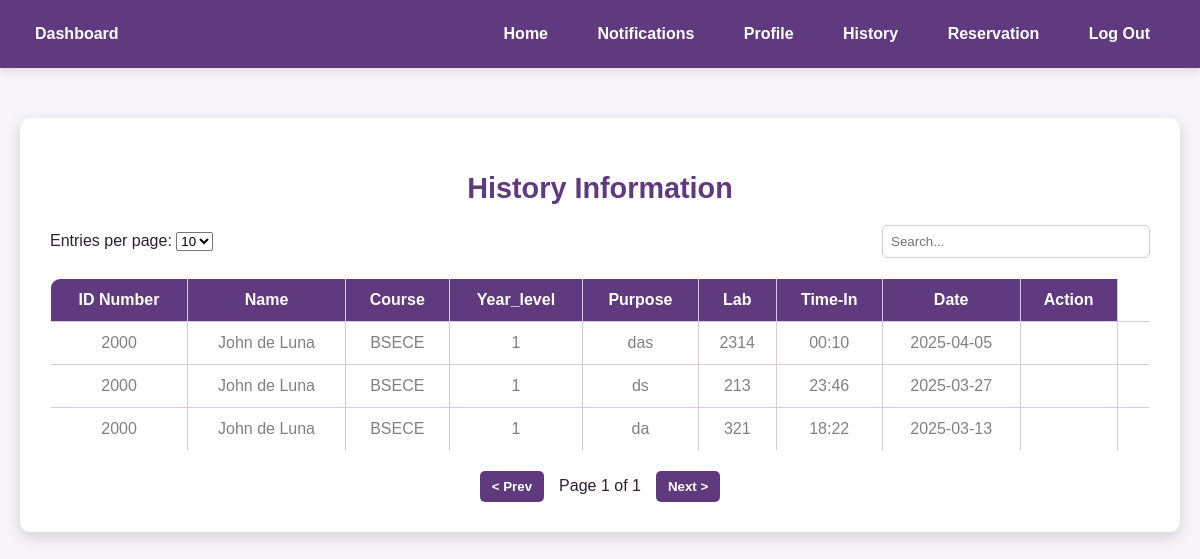
Page /student_history (signed in) on the committed database.
### tables this page shows
CREATE TABLE reservations (
    idno INT,
    student_name VARCHAR(255),
    course VARCHAR(100),
    year_level VARCHAR(50),
    purpose VARCHAR(255),
    lab VARCHAR(100),
    time_in VARCHAR(50),
    date DATE
, remaining_sessions INTEGER DEFAULT 30, status TEXT, time_out TIME, staff_remarks TEXT, sessions);

### app.py (the view)
@app.route("/student_history")
def student_history():
    if "user" not in session:
        flash("Please log in first.", "warning")
        return redirect("/student_login")
    student = dbhelper.get_student_by_username(session["user"])
    if not student:
        flash("User not found!", "danger")
        return redirect("/student_dashboard")
    idno = student.get("idno")
    page = request.args.get("page", 1, type=int)
    per_page = 10  # Set items per page
    offset = (page - 1) * per_page
    reservations = dbhelper.get_student_reservations_paginated(idno, per_page, offset)
    total_reservations = dbhelper.count_student_reservations(idno)
    total_pages = (total_reservations + per_page - 1) // per_page
    return render_template(
        "student_history_reservation.html",
        reservations=reservations,
        page=page,
        total_pages=total_pages
    )

### app.py (called while the page is built)
@app.after_request
def disable_cache(response):
    response.headers['Cache-Control'] = 'no-store, no-cache, must-revalidate, post-check=0, pre-check=0'
    response.headers['Pragma'] = 'no-cache'
    response.headers['Expires'] = '0'
    return response

### dbhelper.py (called while the page is built)
def getprocess(sql: str, params: tuple = ()) -> list:
    db = connect(database)
    cursor: object = db.cursor()
    cursor.row_factory = Row
    cursor.execute(sql, params)
    data: list = cursor.fetchall()
    db.close()
    return [dict(row) for row in data]

def get_student_by_username(username: str) -> dict:
    sql = """SELECT idno, lastname, firstname, middlename, course, year_level,
                    email_address, username, password, profile_picture, sessions
             FROM users WHERE username = ?"""
    student_list = getprocess(sql, (username,))
    if student_list:
        student = student_list[0]
        student["profile_picture"] = student.get("profile_picture") or "profile_picture.png"
        return student
    return None

def get_student_reservations_paginated(idno: int, per_page: int, offset: int) -> list:
    sql = """SELECT idno, student_name, course, year_level, purpose, lab, time_in, date
             FROM reservations
             WHERE idno = ?
             ORDER BY date DESC
             LIMIT ? OFFSET ?"""
    return getprocess(sql, (idno, per_page, offset))

def count_student_reservations(idno: int) -> int:
    sql = "SELECT COUNT(*) AS total FROM reservations WHERE idno = ?"
    result = getprocess(sql, (idno,))
    if result:
        return result[0]["total"] if isinstance(result[0], dict) else result[0][0]
    return 0

### templates/student_history_reservation.html (shortened to what this page needs)
<!DOCTYPE html>
<html lang="en">
<head>
</head>
<body>
    <nav class="navbar">
        <a class="nav-link" href="{{ url_for('student_dashboard') }}">Dashboard</a>
        <div class="nav-items">
            <a class="nav-link" href="{{ url_for('student_dashboard') }}">Home</a>
            <a class="nav-link" href="#">Notifications</a>
            <a class="nav-link" href="{{ url_for('edit_profile') }}">Profile</a>
            <a class="nav-link" href="{{ url_for('student_history') }}">History</a>
            <a class="nav-link" href="{{ url_for('student_reservation') }}">Reservation</a>
            <a class="nav-link" href="{{ url_for('logout') }}">Log Out</a>
        </div>
    </nav>
    <div class="container">
        <h2>History Information</h2>
        <div class="table-controls">
            <div>
                <label>Entries per page:</label>
                <select>
                    <option>10</option>
                </select>
            </div>
            <input type="text" placeholder="Search..." class="search-bar">
        </div>
        <table>
            <thead>
                <tr>
                    <th style="text-align: center;">ID Number</th>
                    <th style="text-align: center;">Name</th>
                    <th style="text-align: center;">Course</th>
                    <th style="text-align: center;">Year_level </th>
                    <th style="text-align: center;">Purpose </th>
                    <th style="text-align: center;">Lab</th>
                    <th style="text-align: center;">Time-In</th>
                    <th style="text-align: center;">Date</th>
                    <th style="text-align: center;">Action</th>
                </tr>
            </thead>
            <tbody>
                {% if reservations %}
                    {% for res in reservations %}
                    <tr>
                        <td style="text-align: center; color: gray;">{{ res.idno }}</td>
                        <td style="text-align: center; color: gray;">{{ res.student_name }}</td>
                        <td style="text-align: center; color: gray;">{{ res.course }}</td>
                        <td style="text-align: center; color: gray;">{{ res.year_level }}</td>
                        <td style="text-align: center; color: gray;">{{ res.purpose }}</td>
                        <td style="text-align: center; color: gray;">{{ res.lab }}</td>
                        <td style="text-align: center; color: gray;">{{ res.time_in }}</td>
                        <td style="text-align: center; color: gray;">{{ res.date }}</td>
                        <td style="text-align: center; color: gray;">{{ res.remaining_sessions }}</td>
                        <td style="text-align: center;" class="
                            {{ 'accepted' if res.status == 'Accepted' else
                            'rejected' if res.status == 'Rejected' else
                            'pending' }}">
                        </td>
                    </tr>
                    {% endfor %}
                {% else %}
                    <tr>
                        <td colspan="9" style="text-align: center; color: gray;">No data available</td>
                    </tr>
                {% endif %}
            </tbody>
        </table>
        <div class="pagination">
            <button class="pagination-btn prev" onclick="changePage(-1)">&lt; Prev</button>
            <span id="page-info">Page 1</span>
            <button class="pagination-btn next" onclick="changePage(1)">Next &gt;</button>
        </div>
    </div>
</body>
</html>

### templates/student_history_reservation.html (style rules this page uses)
body { font-family: 'Poppins', sans-serif; margin: 0; padding: 0; background-color: #F8F5FA; color: #2E1F33; }
.navbar { background-color: #603A7E; padding: 15px 20px; display: flex; justify-content: space-between; align-items: center; box-shadow: 0 4px 8px rgba(0, 0, 0, 0.1); }
.navbar .nav-link { color: white; font-weight: 600; margin-right: 15px; text-decoration: none; font-size: 1rem; padding: 10px 15px; border-radius: 5px; transition: background 0.3s; }
.container { max-width: 1100px; margin: 50px auto; background: white; padding: 30px; border-radius: 10px; box-shadow: 0 5px 15px rgba(0, 0, 0, 0.15); }
h2 { color: #603A7E; text-align: center; font-size: 1.8rem; margin-bottom: 20px; }
.table-controls { display: flex; justify-content: space-between; align-items: center; margin-bottom: 20px; }
.search-bar { padding: 8px; border: 1px solid #D6C9E1; border-radius: 5px; width: 250px; }
table { width: 100%; border-collapse: collapse; background: #fff; border-radius: 10px; overflow: hidden; }
th, td { padding: 12px; text-align: left; border-bottom: 1px solid #D6C9E1; }
th { background-color: #603A7E; color: white; font-weight: bold; }
.pagination { display: flex; justify-content: center; margin-top: 20px; }
.pagination button { background-color: #603A7E; color: white; border: none; padding: 8px 12px; margin: 0 5px; cursor: pointer; border-radius: 5px; transition: 0.3s; }
.pagination { display: flex; justify-content: center; align-items: center; gap: 10px; margin-top: 20px; }
.pagination-btn { background-color: #603A7E; color: white; text-decoration: none; padding: 8px 12px; border-radius: 5px; font-weight: bold; transition: background 0.3s; }
.pending { color: gray; }
table, th, td { border: 1px solid #D6C9E1; padding: 12px; text-align: left; }
.pagination-btn { background-color: #603A7E; color: white; text-decoration: none; padding: 8px 12px; border-radius: 5px; font-weight: bold; transition: background 0.3s; display: inline-block; }

### rows in the picture
reservations: idno "2000", student_name "John de Luna", course "BSECE", year_level "1", purpose "das", lab "2314", time_in "00:10", date "2025-04-05"
reservations: idno "2000", student_name "John de Luna", course "BSECE", year_level "1", purpose "ds", lab "213", time_in "23:46", date "2025-03-27"
reservations: idno "2000", student_name "John de Luna", course "BSECE", year_level "1", purpose "da", lab "321", time_in "18:22", date "2025-03-13"
